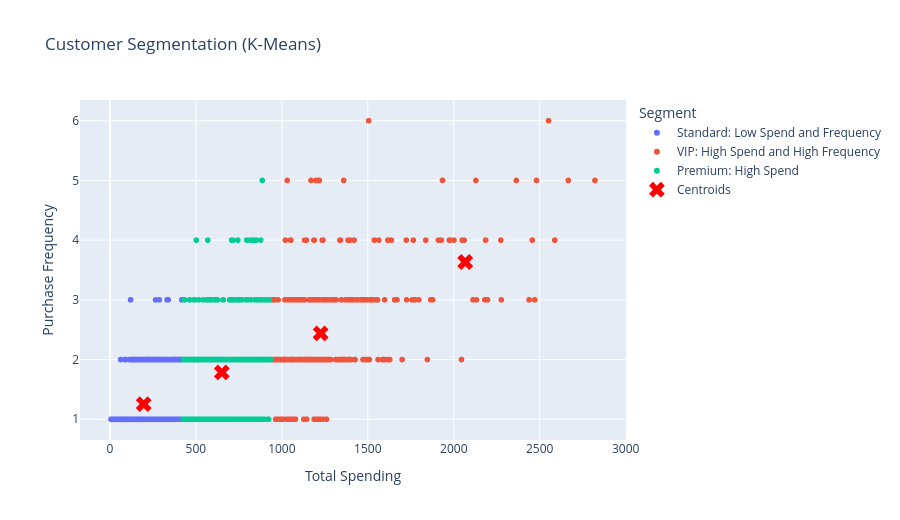

The notebook cell saved with this chart:
### Code cell
fig = px.scatter(
    customer_features,
    x='total_spending',
    y='purchase_frequency',
    color='segment_label',
    title='Customer Segmentation (K-Means)',
    labels={
        'total_spending': 'Total Spending',
        'purchase_frequency': 'Purchase Frequency',
        'segment_label': 'Segment'
    }
)
fig.add_scatter(
    x=kmeans.cluster_centers_[:, 0],
    y=kmeans.cluster_centers_[:, 1],
    mode='markers',
    marker=dict(size=14, color='red', symbol='x'),
    name='Centroids'
)
fig.update_layout(height=520)
fig.show()

### Figure 1 — Plotly figure (JSON) as saved in the notebook; plotly's stock layout.template omitted (floating-point values rounded to 4 significant figures; data arrays with more than 128 entries replaced by an {"elided": "..."} marker saying what was removed)
{"data": [{"hovertemplate": "Segment=Standard: Low Spend and Frequency<br>Total Spending=%{x}<br>Purchase Frequency=%{y}<extra></extra>", "legendgroup": "Standard: Low Spend and Frequency", "marker": {"color": "#636efa", "symbol": "circle"}, "mode": "markers", "name": "Standard: Low Spend and Frequency", "showlegend": true, "type": "scattergl", "x": {"elided": "465 float values"}, "xaxis": "x", "y": {"elided": "465 int values"}, "yaxis": "y"}, {"hovertemplate": "Segment=VIP: High Spend and High Frequency<br>Total Spending=%{x}<br>Purchase Frequency=%{y}<extra></extra>", "legendgroup": "VIP: High Spend and High Frequency", "marker": {"color": "#EF553B", "symbol": "circle"}, "mode": "markers", "name": "VIP: High Spend and High Frequency", "showlegend": true, "type": "scattergl", "x": {"elided": "285 float values"}, "xaxis": "x", "y": {"elided": "285 int values"}, "yaxis": "y"}, {"hovertemplate": "Segment=Premium: High Spend<br>Total Spending=%{x}<br>Purchase Frequency=%{y}<extra></extra>", "legendgroup": "Premium: High Spend", "marker": {"color": "#00cc96", "symbol": "circle"}, "mode": "markers", "name": "Premium: High Spend", "showlegend": true, "type": "scattergl", "x": {"elided": "377 float values"}, "xaxis": "x", "y": {"elided": "377 int values"}, "yaxis": "y"}, {"marker": {"color": "red", "size": 14, "symbol": "x"}, "mode": "markers", "name": "Centroids", "type": "scatter", "x": [650.9, 2067.0, 196.3, 1226.0], "y": [1.785, 3.634, 1.254, 2.439]}], "layout": {"height": 520, "legend": {"title": {"text": "Segment"}, "tracegroupgap": 0}, "title": {"text": "Customer Segmentation (K-Means)"}, "xaxis": {"anchor": "y", "domain": [0, 1], "title": {"text": "Total Spending"}}, "yaxis": {"anchor": "x", "domain": [0, 1], "title": {"text": "Purchase Frequency"}}}}
